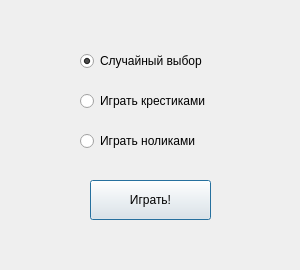
<?xml version="1.0" encoding="UTF-8"?>
<ui version="4.0">
 <class>OptionDialog</class>
 <widget class="QDialog" name="OptionDialog">
  <property name="geometry">
   <rect>
    <x>0</x>
    <y>0</y>
    <width>300</width>
    <height>270</height>
   </rect>
  </property>
  <property name="minimumSize">
   <size>
    <width>300</width>
    <height>270</height>
   </size>
  </property>
  <property name="maximumSize">
   <size>
    <width>300</width>
    <height>270</height>
   </size>
  </property>
  <property name="windowTitle">
   <string>Как играть?</string>
  </property>
  <widget class="QRadioButton" name="radioButton">
   <property name="geometry">
    <rect>
     <x>80</x>
     <y>90</y>
     <width>146</width>
     <height>22</height>
    </rect>
   </property>
   <property name="text">
    <string>Играть крестиками</string>
   </property>
   <property name="checked">
    <bool>false</bool>
   </property>
  </widget>
  <widget class="QRadioButton" name="radioButton_2">
   <property name="geometry">
    <rect>
     <x>80</x>
     <y>130</y>
     <width>136</width>
     <height>22</height>
    </rect>
   </property>
   <property name="text">
    <string>Играть ноликами</string>
   </property>
  </widget>
  <widget class="QRadioButton" name="radioButton_3">
   <property name="geometry">
    <rect>
     <x>80</x>
     <y>50</y>
     <width>142</width>
     <height>22</height>
    </rect>
   </property>
   <property name="text">
    <string>Случайный выбор</string>
   </property>
   <property name="checked">
    <bool>true</bool>
   </property>
  </widget>
  <widget class="QPushButton" name="pushButton">
   <property name="geometry">
    <rect>
     <x>90</x>
     <y>180</y>
     <width>121</width>
     <height>40</height>
    </rect>
   </property>
   <property name="sizePolicy">
    <sizepolicy hsizetype="Preferred" vsizetype="Fixed">
     <horstretch>0</horstretch>
     <verstretch>0</verstretch>
    </sizepolicy>
   </property>
   <property name="minimumSize">
    <size>
     <width>0</width>
     <height>40</height>
    </size>
   </property>
   <property name="text">
    <string>Играть!</string>
   </property>
  </widget>
 </widget>
 <resources/>
 <connections/>
</ui>
